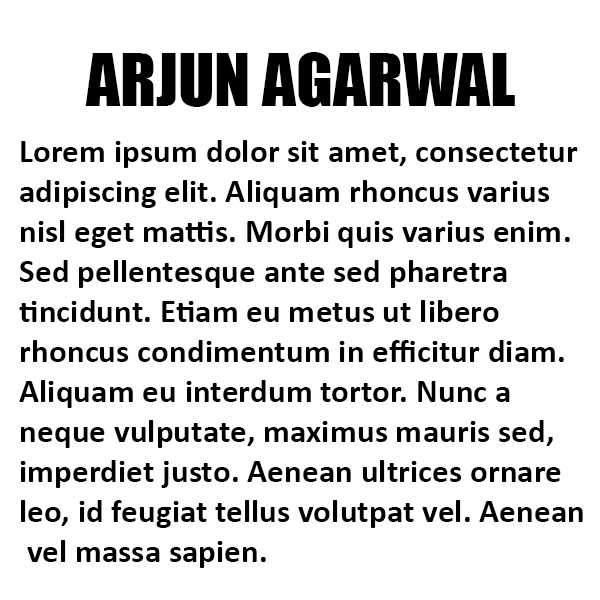
#> input picture input_images/arjun.jpg, 600 x 600 px
$ python encrypt.py
#> lines starting #> are read from the running program, lines starting #| are printed output that depends on the picture; after the words box and inside, x2 and y2 are one past the last pixel; in counts of white or black regions, pixels touching at a corner belong together
from PIL import Image
import random
import time


def print_progress(percentage = 0):
	percentage = int(percentage * 100)
	print('\r[%-20s] %d%%' % ('=' * (percentage // 5), percentage), end='')


def encrypt(filename):
#> called with filename = 'input_images/arjun.jpg'
	print()
	start_time = time.time()

	output_images_path = r'encrypted_images/'

	input_image = None
	output_images = []

	try:
		input_image = Image.open(filename)
#> input_image is the input picture: PIL image 600x600 RGB; min 0, max 255, mean 215
	except IOError:
		print('Input image does not exist')
		exit(1)

	input_image = input_image.convert('1')
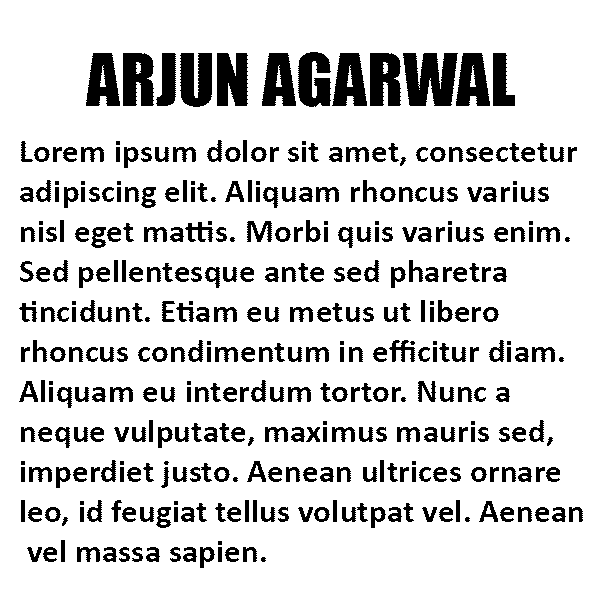
#> input_image: PIL image 600x600 1; 84.5% white; 386 black regions (34 under 20 px), largest, box (x1, y1, x2, y2) and area: (403, 53, 458, 106) 2148, (180, 53, 212, 107) 1414, (217, 53, 248, 106) 1413
	if input_image.mode != '1':
		print('Image could not be interpreted as a black and white image')
		exit(2)

	sizex, sizey = input_image.size
#> sizex = 600; sizey = 600

	output_images.append(Image.new('1', (sizex * 2, sizey * 2), 0))
	output_images.append(Image.new('1', (sizex * 2, sizey * 2), 0))

	for x in range(sizex):
		for y in range(sizey):

			pixel = input_image.getpixel((x, y))

			share1_dist = [1, 1, 0, 0]
			random.shuffle(share1_dist)
			share2_dist = []

			if pixel == 0:      # Black pixel
				share2_dist = []
				for i in share1_dist:
					share2_dist.append(1 - i)
			elif pixel == 255:  # White pixel
				share2_dist = share1_dist
			else:
				print(pixel)
				exit(3)

			output_images[0].putpixel((x * 2, y * 2), share1_dist[0] * 255)
			output_images[0].putpixel((x * 2 + 1, y * 2), share1_dist[1] * 255)
			output_images[0].putpixel((x * 2, y * 2 + 1), share1_dist[2] * 255)
			output_images[0].putpixel((x * 2 + 1, y * 2 + 1), share1_dist[3] * 255)

			output_images[1].putpixel((x * 2, y * 2), share2_dist[0] * 255)
			output_images[1].putpixel((x * 2 + 1, y * 2), share2_dist[1] * 255)
			output_images[1].putpixel((x * 2, y * 2 + 1), share2_dist[2] * 255)
			output_images[1].putpixel((x * 2 + 1, y * 2 + 1), share2_dist[3] * 255)

		print_progress((x + 1) / sizex)

	output_images[0].save(output_images_path + f'share_1.png')
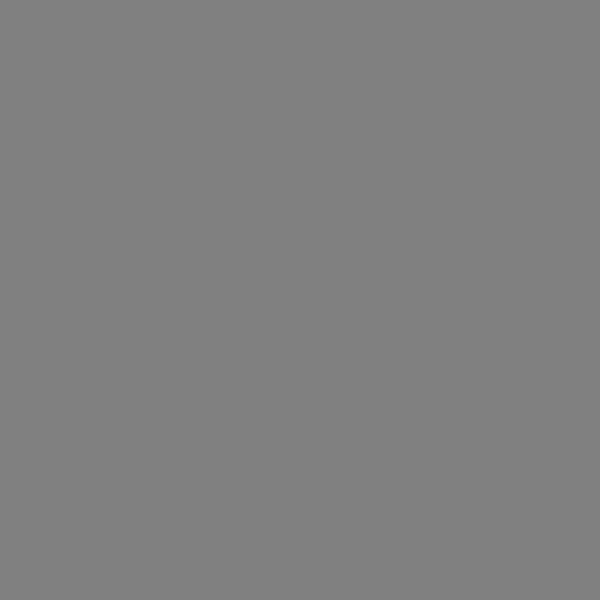
#> saved as share_1.png: PIL image 1200x1200 1 (shown at 1/2 size); 50% white in thin lines or dots
	output_images[1].save(output_images_path + f'share_2.png')

	print(f'\nTime taken: {round(time.time() - start_time, 2)}s')

	output_images[0].show()
	output_images[1].show()


if __name__ == '__main__':
	encrypt(r'input_images/arjun.jpg')
